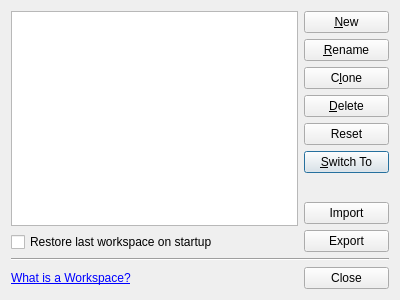
<?xml version="1.0" encoding="UTF-8"?>
<ui version="4.0">
 <class>ADS::WorkspaceDialog</class>
 <widget class="QDialog" name="ADS::WorkspaceDialog">
  <property name="geometry">
   <rect>
    <x>0</x>
    <y>0</y>
    <width>400</width>
    <height>300</height>
   </rect>
  </property>
  <property name="windowTitle">
   <string>Workspace Manager</string>
  </property>
  <layout class="QGridLayout" name="gridLayout">
   <item row="0" column="0">
    <widget class="WorkspaceView" name="workspaceView">
     <property name="sizePolicy">
      <sizepolicy hsizetype="Expanding" vsizetype="Expanding">
       <horstretch>1</horstretch>
       <verstretch>1</verstretch>
      </sizepolicy>
     </property>
    </widget>
   </item>
   <item row="0" column="1" rowspan="2">
    <layout class="QVBoxLayout" name="verticalLayout">
     <property name="leftMargin">
      <number>0</number>
     </property>
     <property name="rightMargin">
      <number>0</number>
     </property>
     <item>
      <widget class="QPushButton" name="btCreateNew">
       <property name="text">
        <string>&amp;New</string>
       </property>
      </widget>
     </item>
     <item>
      <widget class="QPushButton" name="btRename">
       <property name="text">
        <string>&amp;Rename</string>
       </property>
      </widget>
     </item>
     <item>
      <widget class="QPushButton" name="btClone">
       <property name="text">
        <string>C&amp;lone</string>
       </property>
      </widget>
     </item>
     <item>
      <widget class="QPushButton" name="btDelete">
       <property name="text">
        <string>&amp;Delete</string>
       </property>
      </widget>
     </item>
     <item>
      <widget class="QPushButton" name="btReset">
       <property name="text">
        <string>Reset</string>
       </property>
      </widget>
     </item>
     <item>
      <widget class="QPushButton" name="btSwitch">
       <property name="text">
        <string>&amp;Switch To</string>
       </property>
       <property name="default">
        <bool>true</bool>
       </property>
      </widget>
     </item>
     <item>
      <spacer name="verticalSpacer">
       <property name="orientation">
        <enum>Qt::Vertical</enum>
       </property>
       <property name="sizeHint" stdset="0">
        <size>
         <width>85</width>
         <height>48</height>
        </size>
       </property>
      </spacer>
     </item>
     <item>
      <widget class="QPushButton" name="btImport">
       <property name="text">
        <string>Import</string>
       </property>
      </widget>
     </item>
     <item>
      <widget class="QPushButton" name="btExport">
       <property name="text">
        <string>Export</string>
       </property>
      </widget>
     </item>
    </layout>
   </item>
   <item row="1" column="0">
    <widget class="QCheckBox" name="autoLoadCheckBox">
     <property name="text">
      <string>Restore last workspace on startup</string>
     </property>
    </widget>
   </item>
   <item row="2" column="0" colspan="2">
    <widget class="Line" name="line">
     <property name="orientation">
      <enum>Qt::Horizontal</enum>
     </property>
    </widget>
   </item>
   <item row="3" column="0">
    <widget class="QLabel" name="whatsAWorkspaceLabel">
     <property name="text">
      <string>&lt;a href=&quot;qthelp://org.qt-project.qthldplugin/doc/hldplugin-project-managing-workspaces.html&quot;&gt;What is a Workspace?&lt;/a&gt;</string>
     </property>
    </widget>
   </item>
   <item row="3" column="1">
    <widget class="QDialogButtonBox" name="buttonBox">
     <property name="sizePolicy">
      <sizepolicy hsizetype="Expanding" vsizetype="Fixed">
       <horstretch>0</horstretch>
       <verstretch>0</verstretch>
      </sizepolicy>
     </property>
     <property name="orientation">
      <enum>Qt::Vertical</enum>
     </property>
     <property name="standardButtons">
      <set>QDialogButtonBox::Close</set>
     </property>
     <property name="centerButtons">
      <bool>true</bool>
     </property>
    </widget>
   </item>
  </layout>
 </widget>
 <customwidgets>
  <customwidget>
   <class>WorkspaceView</class>
   <extends>QTreeView</extends>
   <header>workspaceview.h</header>
  </customwidget>
 </customwidgets>
 <resources/>
 <connections>
  <connection>
   <sender>buttonBox</sender>
   <signal>rejected()</signal>
   <receiver>ADS::WorkspaceDialog</receiver>
   <slot>reject()</slot>
   <hints>
    <hint type="sourcelabel">
     <x>191</x>
     <y>244</y>
    </hint>
    <hint type="destinationlabel">
     <x>114</x>
     <y>237</y>
    </hint>
   </hints>
  </connection>
  <connection>
   <sender>buttonBox</sender>
   <signal>accepted()</signal>
   <receiver>ADS::WorkspaceDialog</receiver>
   <slot>accept()</slot>
   <hints>
    <hint type="sourcelabel">
     <x>246</x>
     <y>237</y>
    </hint>
    <hint type="destinationlabel">
     <x>78</x>
     <y>216</y>
    </hint>
   </hints>
  </connection>
 </connections>
</ui>
